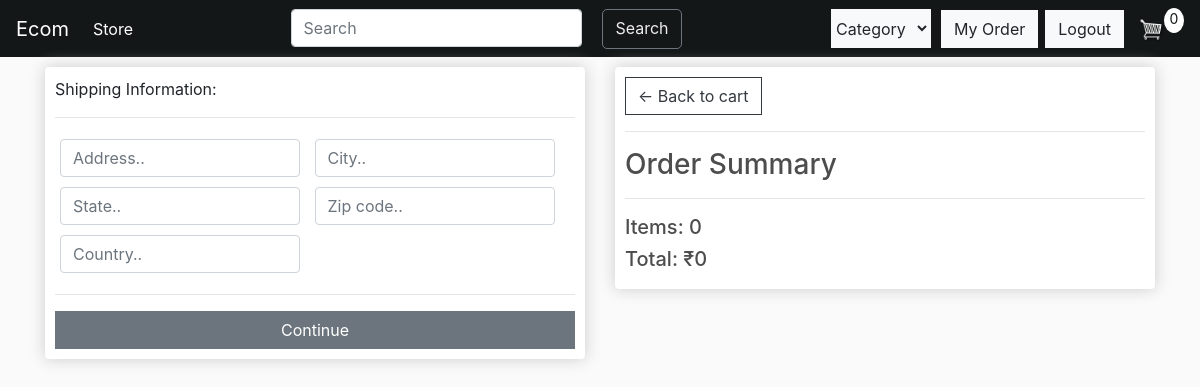
Before: /checkout (signed in) with the older database file.
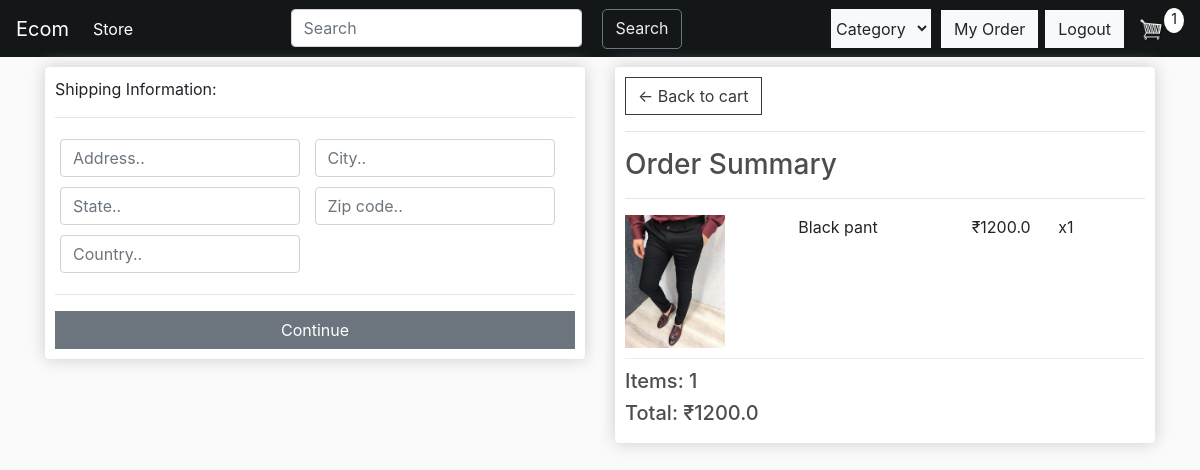
After: the same page with the newer database file.
### store/models.py (models this page shows, shortened)
class Order(models.Model):
    customer = models.ForeignKey(Customer, on_delete=models.SET_NULL,blank=True,null=True)
    date_ordered = models.DateTimeField(auto_now_add=True)
    complete = models.BooleanField(default=False,null=True,blank=False)
    transaction_id = models.CharField(max_length=200, null=True)
    @property
    def get_cart_total(self):
        orderitem = self.orderitem_set.all()
        total =  sum([item.get_total for item in orderitem])
        return total
    @property
    def get_cart_items(self):
        orderitem = self.orderitem_set.all()
        total = sum([item.quantity for item in orderitem])
        return total

class OrderItem(models.Model):
    product = models.ForeignKey(Product, on_delete=models.SET_NULL, null =True)
    order = models.ForeignKey(Order, on_delete = models.SET_NULL, null = True)
    quantity = models.IntegerField(default = 0, null = True, blank = True)
    date_added = models.DateTimeField(auto_now_add = True)
    @property
    def get_total(self):
        total = self.product.price * self.quantity
        return total

class Product(models.Model):
    name = models.CharField(max_length=200,null=True)
    price = models.FloatField()
    description = models.CharField(max_length=500,blank=True,default="")
    CATEGORY = (('shirt','SHIRT'), ('t-shirt','T-SHIRT'),('trouser','TROUSER'))
    categories = models.CharField(max_length=7,choices=CATEGORY,default='shirt')
    image = models.ImageField(null=True,blank = True)
    stock = models.IntegerField(default = 0)
    amazon = models.CharField(max_length=500,blank=False,default="#")
    @property
    def imageURL(self):
        try:
            url = self.image.url
        except:
            url = ''
        return url
    class Meta:
        ordering = ['-stock']

### store/views.py (the view)
# urls.py: path('checkout',views.checkout,name='checkout'),
def checkout(request):
    if not request.user.is_authenticated:
        return redirect('store')
    customer = request.user.customer
    order, created = Order.objects.get_or_create(customer=customer, complete = False)
    items = order.orderitem_set.all()
    cartItems = order.get_cart_items
    context = {"items":items, "order":order, "cartItems": cartItems}
    return render(request,'store/checkout.html',context)

### store/templates/store/checkout.html (shortened to what this page needs)
{% extends 'store/main.html'%}
{% load static%}
{%block content%}
<div class="row">
    <div class="col-lg-6">
        <div class="box-element" id="former-wrapper">
            <form id="form">
                <div id="shipping-info">
						<p>Shipping Information:</p>
						<hr>
						<div class="form-field">
							<input class="form-control" type="text" name="address" placeholder="Address..">
						</div>
						<div class="form-field">
							<input class="form-control" type="text" name="city" placeholder="City..">
						</div>
						<div class="form-field">
							<input class="form-control" type="text" name="state" placeholder="State..">
						</div>
						<div class="form-field">
							<input class="form-control" type="text" name="zipcode" placeholder="Zip code..">
						</div>
						<div class="form-field">
							<input class="form-control" type="text" name="country" placeholder="Country..">
						</div>
                </div>
                <hr>
                <input id="form-btn" class="btn  btn-secondary btn-block" type="submit" value="Continue">
            </form>
        </div>
        <br>
    </div>
    <div class="col-lg-6">
        <div class="box-element" >
            <a class="btn btn-outline-dark" href="{% url 'cart' %}">&#8592; Back to cart</a>
            <hr>
            <h3>Order Summary</h3>
            <hr>
            {% for item in items%}
                <div  class="cart-row">
                    <div style="flex:2"><img class="row-image" src="{{item.product.imageURL}}"></div>
                    <div style="flex:2"><p>{{item.product.name}}</p></div>
                    <div style="flex:1"><p>₹{{item.product.price}}</p></div>
                    <div style="flex:1"><p>x{{item.quantity}}</p></div>
                </div>
            {% endfor %}
            <h5>Items:   {{order.get_cart_items}}</h5>
	        <h5 >Total:   ₹{{order.get_cart_total}}</h5>
        </div>
    </div>
</div>
{%endblock%}

Changed rows visible on the page:
added OrderItem: product.imageURL (picture), product.name "Black pant", product.price "1200.0", quantity "1"
computed for Order: get_cart_items "0" → "1"; get_cart_total "0" → "1200.0"
Other visible differences:
{{ cartItems }}: "0" → "1"
